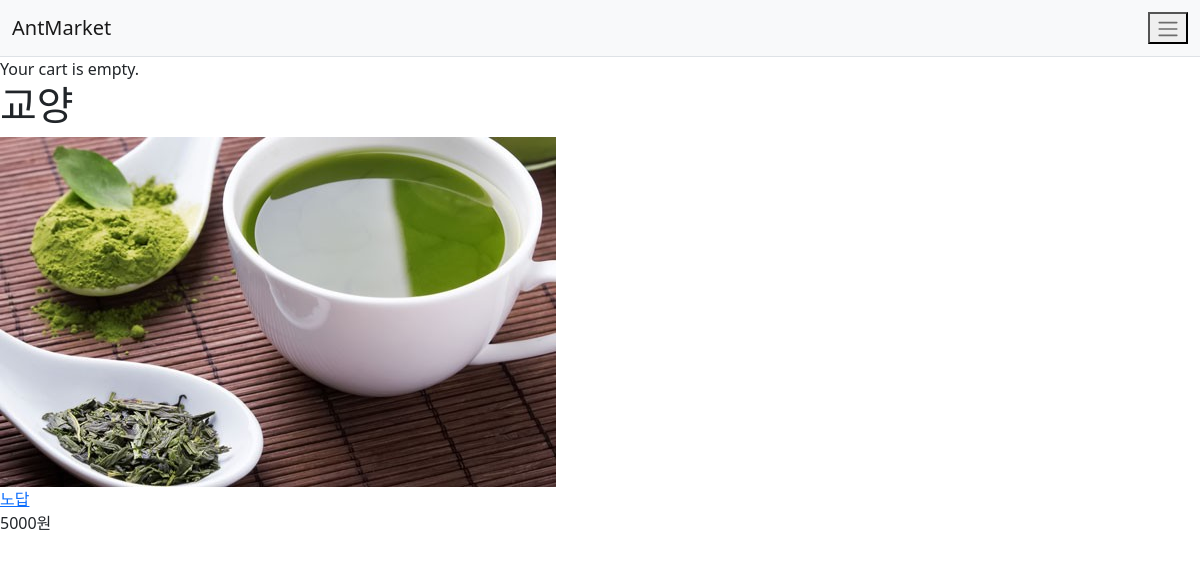
Screenshot of /도서/교양/ with the database file from the repository.
### market/models.py (models this page shows, shortened)
class MiniCategory(models.Model):
    category = models.ForeignKey(Category, on_delete=models.CASCADE)
    name = models.CharField(max_length=200)
    slug = models.SlugField(max_length=200, unique=True, allow_unicode=True)
    class Meta:
        ordering = ['name']
        indexes = [models.Index(fields=['name'])]
        verbose_name = 'mini_category'
        verbose_name_plural = 'mini_categories'
    def get_absolute_url(self):
        return reverse('market:product_list', args=[self.category.slug, self.slug])

class Product(models.Model):
    category = models.ForeignKey(Category, on_delete=models.CASCADE, default=1)
    minicategory = models.ForeignKey(MiniCategory, on_delete=models.CASCADE)
    name = models.CharField(max_length=200)
    slug = models.SlugField(max_length=200, allow_unicode=True)
    image = models.ImageField(upload_to='media/products/%Y/%m/%d/', blank=True)
    description = models.TextField(blank=True)
    price = models.DecimalField(max_digits=10, decimal_places=0)
    available = models.BooleanField(default=True)
    created = models.DateTimeField(auto_now_add=True)
    updated = models.DateTimeField(auto_now=True)
    class Meta:
        ordering = ['name']
        indexes = [
            models.Index(fields=['id', 'slug']),
            models.Index(fields=['name']),
            models.Index(fields=['-created']),
        ]
    def get_absolute_url(self):
        return reverse('market:product_detail', args=[self.category.slug, self.minicategory.slug, self.slug])

### market/views.py (the view)
# urls.py: path('<str:category_slug>/<str:minicategory_slug>/', views.product_list, name='product_list'),
def product_list(request, category_slug=None, minicategory_slug=None):
    category = None
    categories = Category.objects.all()
    minicategory = None
    minicategories = MiniCategory.objects.all()
    products = Product.objects.filter(available=True)
    if category_slug:
        category = get_object_or_404(Category, slug=category_slug)
        if minicategory_slug:
            minicategory = get_object_or_404(MiniCategory, slug=minicategory_slug)
            products =products.filter(minicategory=minicategory)
    return render(request, 'market/product/list.html',
                  {
                      'category': category, 'categories': categories,
                      'minicategory': minicategory, 'minicategories': minicategories,
                      'products': products
                  })

### market/context_processors.py (called while the page is built)
def categories(request):
    return {
        'categories': Category.objects.all()
    }

def minicategories(request):
    return {
        'minicategories': MiniCategory.objects.all()
    }

### market/templates/market/product/list.html (shortened to what this page needs)
{% extends 'market/base.html' %}
{% load static %}
{% block content %}
    <div id="main" class="product-list">
        <h1>
            {% if minicategory %}
                {{ minicategory.name }}
            {% else %}
                Products
            {% endif %}
        </h1>
        {% for product in products %}
            <div class="item">
                <a href="{{ product.get_absolute_url }}">
                    <img src="{% if product.image %}
                                {{ product.image.url }}
                              {% else %}
                                {% static 'img/no_image.png' %}
                              {% endif %}">
                </a>
                <br/>
                <a href="{{ product.get_absolute_url }}">{{ product.name }}</a>
                <br/>
                {{ product.price }}원
            </div>
        {% endfor %}
    </div>
{% endblock %}

### rows the page displays
MiniCategory: name "교양"
Product: image (picture), name "노답", price "5000"
